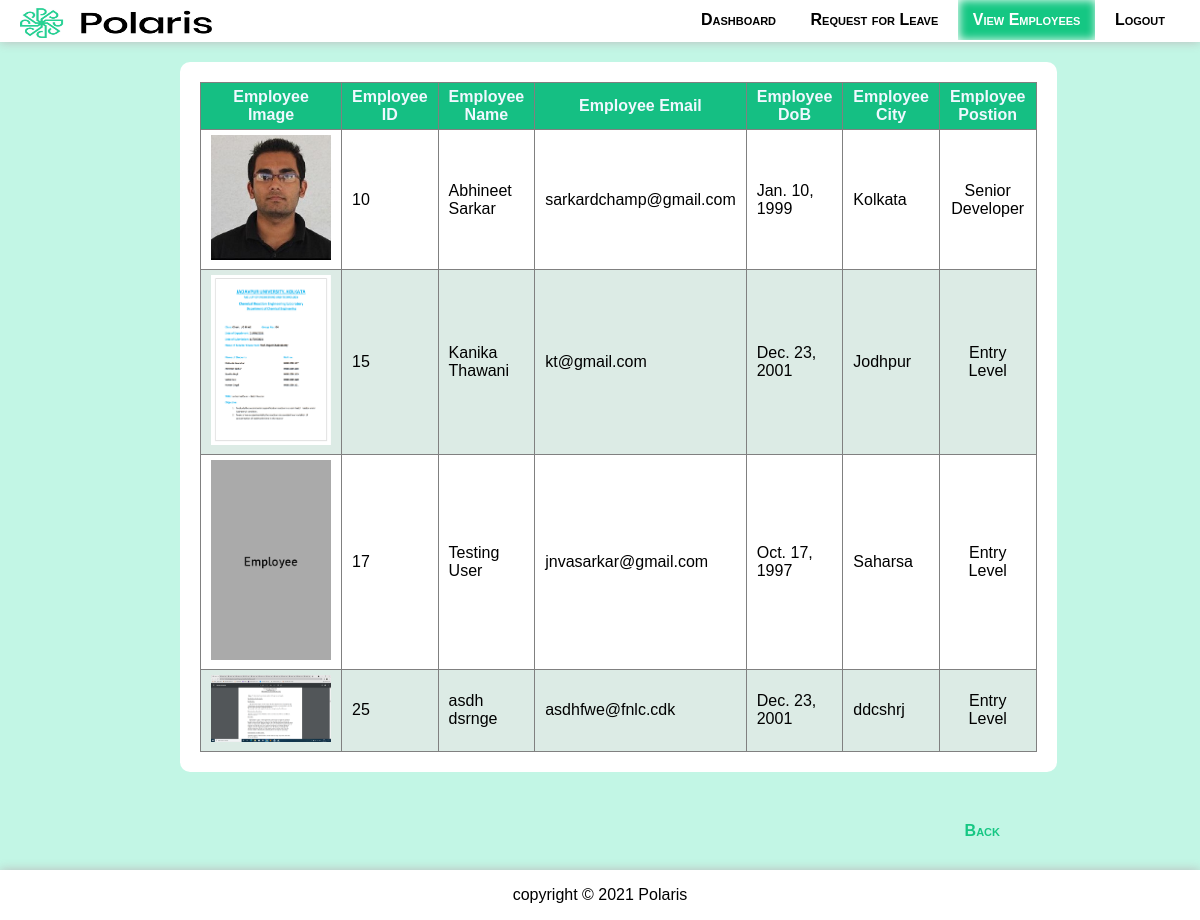
Before: /viewEmployees (signed in) with the older database file.
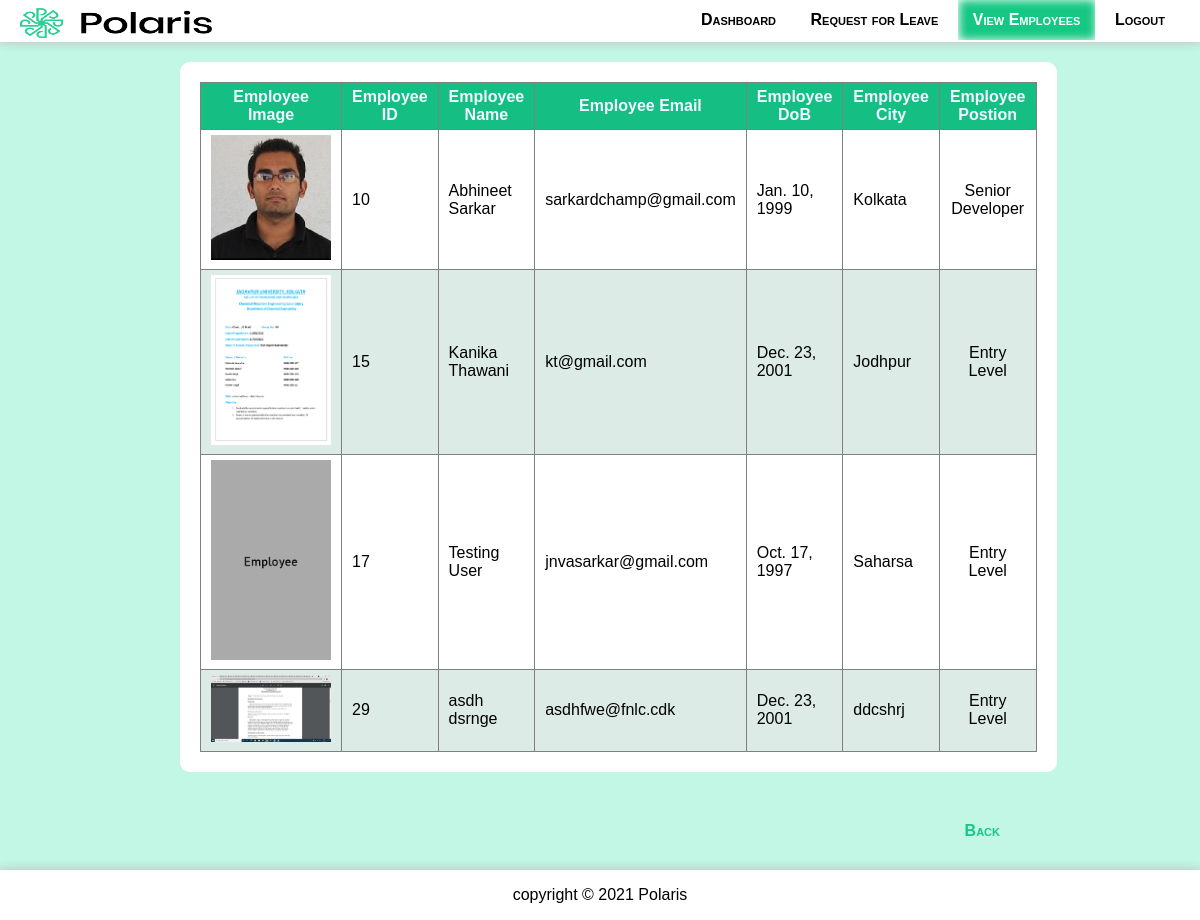
After: the same page with the newer database file.
### employeeApp/models.py (models this page shows)
class Employee(models.Model):
    fname = models.CharField(max_length=30)
    lname = models.CharField(max_length=30)
    dob = models.DateField()
    email = models.EmailField()
    username = models.CharField(max_length=12)
    password = models.CharField(max_length=128)
    joining_date = models.DateField(editable=False, auto_now=True)
    city = models.CharField(max_length=70)
    rem_leaves = models.IntegerField(default=24)
    lop_leaves = models.IntegerField(default=0)
    is_admin = models.BooleanField(default=False)
    position = models.CharField(max_length=70, default='Entry Level')
    team = models.CharField(max_length=70, default='Not Allocated')
    current_project = models.CharField(max_length=128, default='Not Alotted')
    image = models.CharField(max_length=120)
    class Meta:
        db_table = "Employee"

### employeeApp/views.py (the view)
# urls.py: path('viewEmployees', views.viewEmployees, name='viewEmployees'),
def viewEmployees(request):
    result = Employee.objects.all()
    return render(request, 'view-employees.html', {'employees': result})

### EmployeeManagementSystem/template/view-employees.html (shortened to what this page needs)
{% extends "boilerplate.html" %}
    {% block menu %}
    {% if request.session.id is not None %}
            <a href="/dashboard">Dashboard</a>
        {% if request.session.admin %}
            <a href="/publishNotice">Publish Notice</a>
            <a href="/viewApplicants">New Applicants</a>
            <a href="/leaveRequests">New Requests</a>
        {% else %}
            <a href="/requestLeave">Request for Leave</a>
        {% endif %}
        <a href="#" class="active">View Employees</a>
        <a href="/logout">Logout</a>
    {% else %}
        <a href="{% url 'login' %}">Login</a>
        <a href="{% url 'insert' %}">Register</a>
    {% endif %}
    {% endblock %}
    {% block content %}
    {% if request.session.id is not None %}
        <div class="table">
            <table>
                {% if employees %}
                <tr>
                    <th>Employee Image</th>
                    <th>Employee ID</th>
                    <th>Employee Name</th>
                    <th>Employee Email</th>
                    <th>Employee DoB</th>
                    <th>Employee City</th>
                    <th>Employee Postion</th>
                </tr>
                {% for employee in employees %}
                <tr>
                    <td><img src="/media/{{employee.image}}" alt="pic" width="120"></td>
                    <td>{{employee.id}}</td>
                    <td>{{employee.fname}} {{employee.lname}}</td>
                    <td>{{employee.email}}</td>
                    <td>{{employee.dob}}</td>
                    <td>{{employee.city}}</td>
                    <td>{{employee.position}}</td>
                </tr>
                {% endfor %}
                {% else %}
                <h2>No Data Found</h2>
                {% endif %}
            </table>
        </div>
    {% else %}
        <h3 class="error">Unauthorized! Access Denied, Please Log In.</h3>
    {% endif %}
    {% endblock %}
    {% block bottomLinks %}
    <a href="javascript:history.back()">Back</a>
    {% endblock %}

### EmployeeManagementSystem/template/boilerplate.html (shortened to what this page needs)
<!DOCTYPE html>
<html lang="en">
<head>
    {% load static %}
    <link rel="stylesheet" href="https://cdnjs.cloudflare.com/ajax/libs/font-awesome/5.15.3/css/all.min.css" />
    <link rel="stylesheet" href="{% static '/styles.css' %}">
</head>
<body>
    <nav>
        <a id="heading" href="{% url 'index' %}">
            <img src="{% static '/icon.png'%}" alt="icon">
        </a>
        <div id="menu">
            {% block menu %}{% endblock %}
        </div>
    </nav>
    <div class="container container-flex">
        {% block content %}{% endblock %}
        <div class="bottom-links">
            {% block bottomLinks %}
            {% endblock %}
        </div>
    </div>
    <footer>
        copyright&nbsp;&copy; 2021 Polaris
    </footer>
</body>
</html>

### employeeApp/static/styles.css (style rules this page uses)
* { box-sizing: border-box; }
body { background-color: rgba(187, 245, 226, 0.89); font-family: Verdana, Geneva, Tahoma, sans-serif; color: black; margin: 0 0 60px 0; }
.bottom-links { display: flex; justify-content: end; }
nav { position: fixed; top: 0; width: 100%; padding: 0 20px; background-color: #fff; overflow: auto; box-shadow: 0 0 10px #bbb; }
#heading img { margin-top: 8px; width: 16vw; height: 30px; }
#menu { float: right; }
#menu > a { display: inline-block; padding: 11px 15px; margin-top: 0px; text-decoration: none; color: black; font-variant: small-caps; font-weight: bold; font-size: 16px; }
a { text-decoration: none; color: rgb(21, 191, 131); }
#menu > a.active { color: #fff; background-color: rgb(21, 199, 131); box-shadow: 1px 0px 10px inset; }
.container { width: 70%; margin: 0 auto; min-height: 620px; }
.container-flex { display: flex; flex-direction: column; }
.container-flex a { display: inline-block; padding: 10px 20px; margin: 10px 0px; width: fit-content; text-decoration: none; color: rgb(21, 199, 131); font-variant: small-caps; font-weight: bold; font-size: 16px; }
.container-flex > .table { min-width: 70%; background-color: #fff; padding: 20px; border-radius: 10px; margin: 30px auto; }
table { border: 1px solid grey; border-collapse: collapse; width: 100%; }
th { color: aliceblue; background-color: rgb(21, 191, 131); cursor: context-menu; }
tr { height: min-content; }
th, td { border: 1px solid grey; padding: 5px 10px; }
tr:nth-child(odd) { background-color: rgb(220, 235, 229); }
tr > td:last-child { text-align: center; }
footer { position: fixed; bottom: 0; right: 0; width: 100%; text-align: center; padding: 16px; background-color: #fff; margin: 0; box-shadow: 0 0 10px #bbb; }

Changed rows visible on the page:
removed Employee: image (picture), id "25", fname "asdh", lname "dsrnge", email "asdhfwe@fnlc.cdk", dob "Dec. 23, 2001", city "ddcshrj", position "Entry Level"
added Employee: image (picture), id "29", fname "asdh", lname "dsrnge", email "asdhfwe@fnlc.cdk", dob "Dec. 23, 2001", city "ddcshrj", position "Entry Level"
